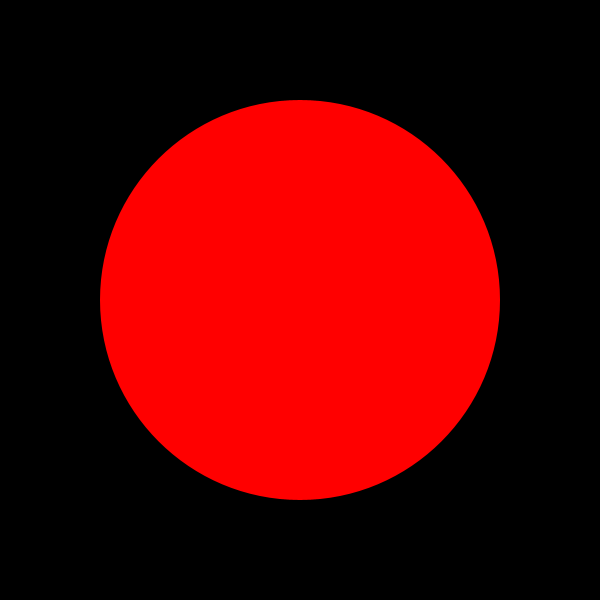
Frame 1 (no input)
Frame 60 (the mouse pressed at the canvas centre just before this capture): identical to frame 1, image omitted
Frame 120 (the mouse held since frame 60 and released just before this capture): identical to frame 1, image omitted

The Processing sketch that drew this single still picture (run headless with seeded random() and noise(); from frame 60 on, the mouse is pressed at the canvas centre):

// Processing sketch: opdracht_answer_step1
// ── opdracht_answer_step1.pde
int cirkelPositieX;
int cirkelPositieY;
int cirkelRadius;

void setup() {
  size(600, 600);
  
  cirkelPositieX = width / 2;
  cirkelPositieY = height / 2;
  cirkelRadius = width / 3;
}

void draw() {
  background(0);
  noStroke();
  fill(255, 0, 0);
  circle(cirkelPositieX, cirkelPositieY, 2 * cirkelRadius);
}
